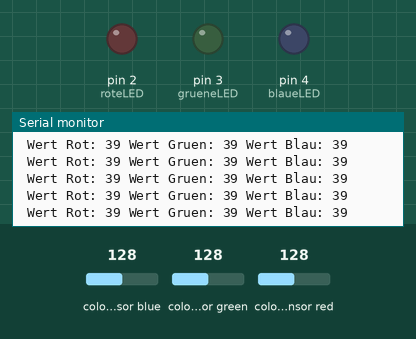
The program below on a simulated Arduino Mega 2560, built with avr-gcc and run on an emulated ATmega2560. Shown: output pins drawn as LEDs (lit = HIGH), the last lines printed to the serial monitor. Wiring (inferred from the names in the program): TCS3200 colour sensor: output pin 10; S2 pin 12; S3 pin 11; S0 pin 8; S1 pin 9. The test bench sets the inputs (shaded band); at power-on: colour sensor blue 128, colour sensor green 128, colour sensor red 128. Pins used as bus, display or sensor lines are not drawn.

Above: at 1.2 s.
1.3 s: colour sensor blue set to 5
At 1.39 s:
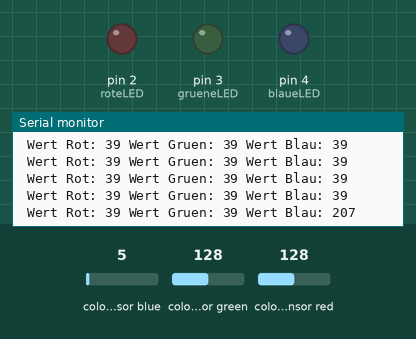
4.3 s: colour sensor green set to 5
At 4.34 s:
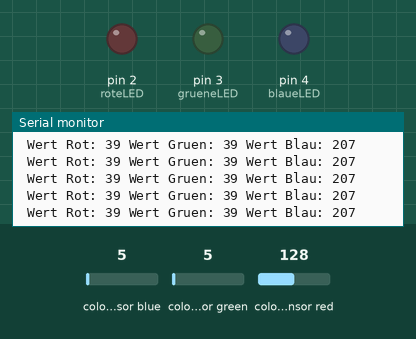
7.3 s: colour sensor red set to 5
At 7.3 s:
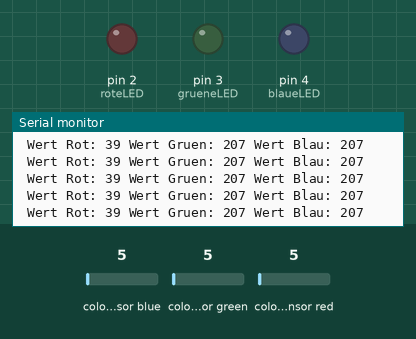

Measured:
- after the input at 1.3 s, the serial monitor: prints a new line after 0.07 s (image 1)

The program:

main.cpp
```cpp
#include <Arduino.h>

const int s0 = 8;

const int s1 = 9;

const int s2 = 12;

const int s3 = 11;

const int out = 10;

int roteLED = 2;

int grueneLED = 3;

int blaueLED = 4;

int rot = 0;

int gruen = 0;

int blau = 0;

void setup()

{

Serial.begin(9600); //Serielle Kommunikation starten

pinMode(s0, OUTPUT); //Die Kontakte des Farbsensors werden als Output oder...

pinMode(s1, OUTPUT); // (Warum als Output? Die Frequenzwerte (s0-s3) sollen im

pinMode(s2, OUTPUT); // seriellen Monitor ausgegeben werden.)

pinMode(s3, OUTPUT);

pinMode(out, INPUT); // ...Input festgelegt

pinMode(roteLED, OUTPUT); //Die LEDs werden als Output festgelegt

pinMode(grueneLED, OUTPUT);

pinMode(blaueLED, OUTPUT);

digitalWrite(s0, HIGH); //Die vier weißen LEDs am Farbsensor sollen leuchten

digitalWrite(s1, HIGH);

}
void color() //Hier werden die Werte vom Farbsensor ausgelesen und unter den

//entsprechenden Variablen gespeichert

{

digitalWrite(s2, LOW);
digitalWrite(s3, LOW);
rot = pulseIn(out, digitalRead(out) == HIGH ? LOW : HIGH);
digitalWrite(s3, HIGH);
blau = pulseIn(out, digitalRead(out) == HIGH ? LOW : HIGH);
digitalWrite(s2, HIGH);

gruen = pulseIn(out, digitalRead(out) == HIGH ? LOW : HIGH);

}

void loop()

{

color();//Diese Funktion wird am Ende des Codes festgelegt (s.“void color();“)

if((rot + gruen + blau) > 45 && rot < 60 && gruen < 39 && blau < 45 && (rot - gruen) > 7){
    Serial.print("Gruen");
}

Serial.print(" Wert Rot: "); //Auf dem seriellen Monitor soll jeweils „Wert“

Serial.print(rot, DEC); //mit der entsprechenden Farbe angezeigt

Serial.print(" Wert Gruen: ");//werden und dahinter der Wert, welcher in der

Serial.print(gruen, DEC); //void color(); Funktion ausgelesen wurde.

Serial.print(" Wert Blau: ");

Serial.println(blau, DEC);


}
```
